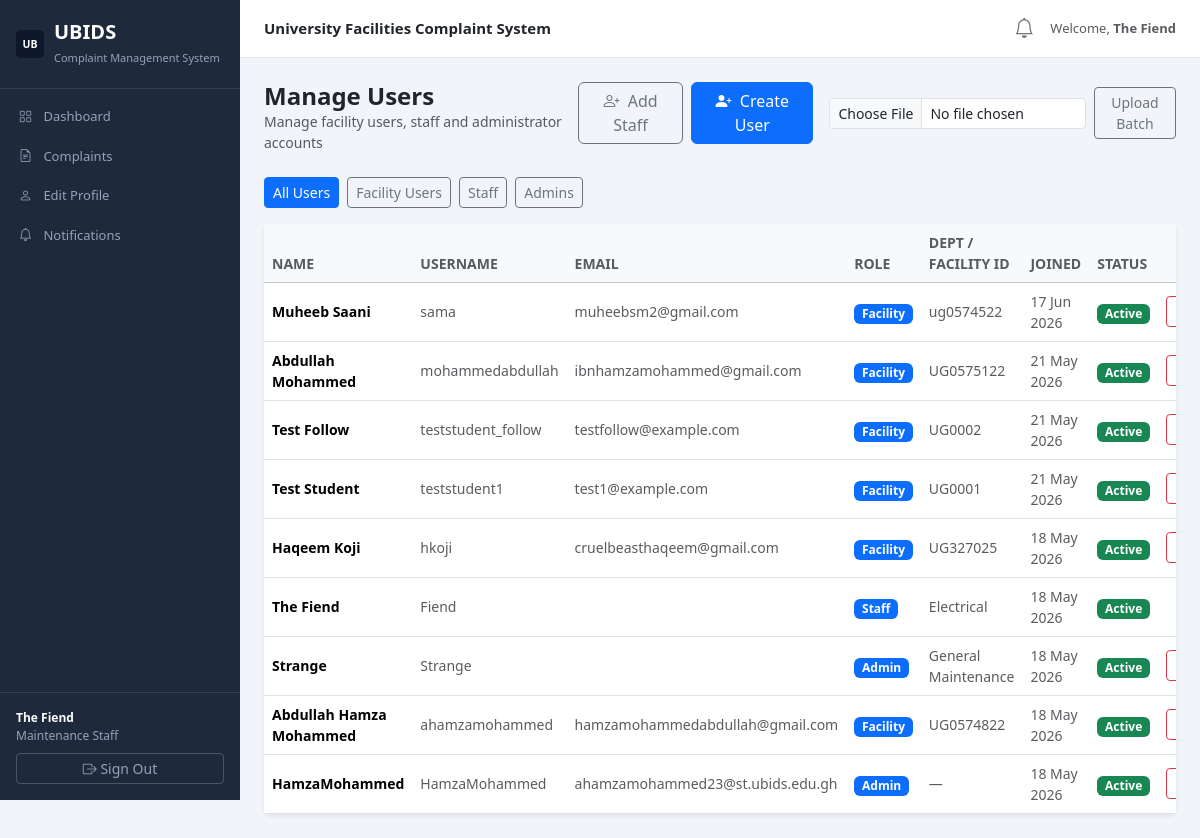
/accounts/users/ (signed in), run on an earlier commit of the app's database.
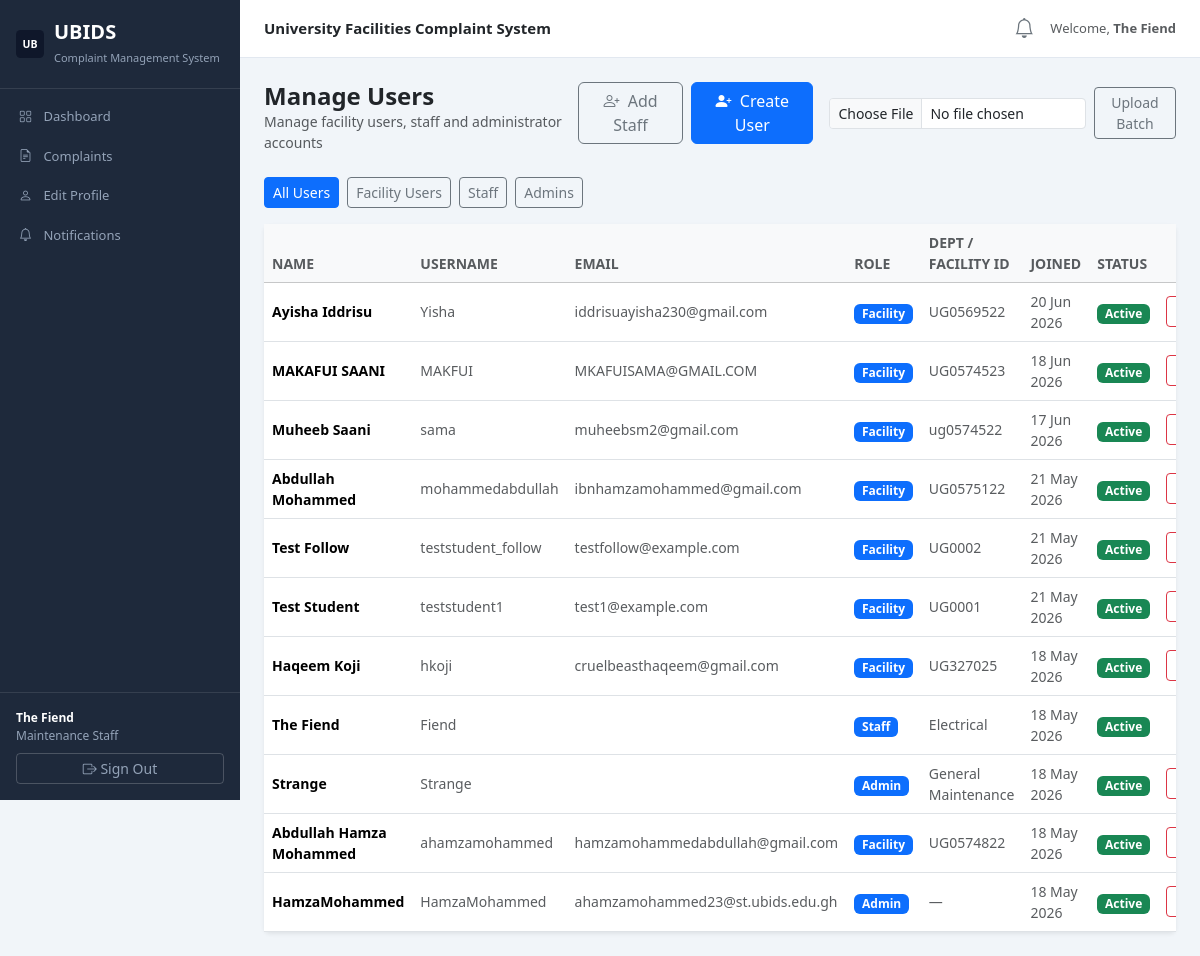
And on a later commit of the database.
### accounts/models.py (models this page shows, shortened)
class User(AbstractUser):
    ROLE_CHOICES = [
        ('facility', 'Facility User'),
        ('staff',   'Maintenance Staff'),
        ('admin',   'Administrator'),
    ]
    DEPARTMENT_CHOICES = [
        ('Electrical',        'Electrical'),
        ('Plumbing',          'Plumbing'),
        ('ICT Infrastructure','ICT Infrastructure'),
        ('General Maintenance','General Maintenance'),
        ('Sanitation',        'Sanitation'),
        ('Security',          'Security'),
    ]
    role       = models.CharField(max_length=20, choices=ROLE_CHOICES, default='facility')
    facility_id = models.CharField(max_length=50, blank=True)
    department = models.CharField(max_length=50, choices=DEPARTMENT_CHOICES, blank=True)
    phone      = models.CharField(max_length=20, blank=True)
    is_active  = models.BooleanField(default=True)
    @property
    def is_facility_user(self):
        return self.role == 'facility'
    @property
    def is_staff_member(self): return self.role == 'staff'
    @property
    def is_admin(self): return self.role == 'admin'

### accounts/views.py (the view, shortened to what this page needs)
# urls.py: path('users/',          views.admin_users_view, name='admin_users'),
@login_required
def admin_users_view(request):
    if not (request.user.is_admin or request.user.is_staff_member):
        messages.error(request, 'Access denied.')
        return redirect('dashboard')
    role_filter = request.GET.get('role', '')
    users = User.objects.all().order_by('-date_joined')
    if role_filter:
        users = users.filter(role=role_filter)
    create_form = None
    if request.user.is_staff_member or request.user.is_admin:
        from .forms import FacilityUserRegistrationForm
        if request.method == 'POST' and request.POST.get('create_student'):
            create_form = FacilityUserRegistrationForm(request.POST)
            if create_form.is_valid():
                new_user = create_form.save()
                try:
                    from complaints.notifications import send_email_notification
                    default_pw = getattr(settings, 'DEFAULT_FACILITY_PASSWORD', 'ChangeMe123!')
                    subject = 'Your new account has been created'
                    msg = f"Your account ({new_user.username}) has been created. Your temporary password is: {default_pw}\nPlease change it after signing in."
                    send_email_notification(getattr(new_user, 'email', None), subject, msg)
                except Exception:
                    pass
                messages.success(request, f'Student account {new_user.get_full_name() or new_user.username} created.')
                return redirect('admin_users')
        else:
            create_form = FacilityUserRegistrationForm()
    return render(request, 'accounts/admin_users.html', {'users': users, 'role_filter': role_filter, 'create_form': create_form})

### accounts/forms.py (shortened to what this page needs)
class FacilityUserRegistrationForm(forms.ModelForm):
    first_name = forms.CharField(max_length=50, required=True, widget=forms.TextInput(attrs={'placeholder': 'First name'}))
    last_name = forms.CharField(max_length=50, required=True, widget=forms.TextInput(attrs={'placeholder': 'Last name'}))
    email = forms.EmailField(required=True, widget=forms.EmailInput(attrs={'placeholder': 'you@university.edu.gh'}))
    facility_id = forms.CharField(max_length=50, required=False, widget=forms.TextInput(attrs={'placeholder': 'e.g. UG0574822'}))
    phone = forms.CharField(max_length=20, required=False, widget=forms.TextInput(attrs={'placeholder': '+233 XX XXX XXXX'}))
    class Meta:
        model = User
        fields = ['first_name', 'last_name', 'username', 'email', 'facility_id', 'phone']

### templates/accounts/admin_users.html (shortened to what this page needs)
{% extends 'layouts/base.html' %}
{% block content %}
<div class="d-flex justify-content-between align-items-start mb-4">
  <div>
    <h4 class="fw-bold mb-0">Manage Users</h4>
    <p class="text-muted small mb-0">Manage facility users, staff and administrator accounts</p>
  </div>
  <div class="d-flex gap-2">
    <a href="{% url 'create_user' %}" class="btn btn-outline-secondary d-none d-md-inline">
      <i class="bi bi-person-plus me-1"></i> Add Staff
    </a>
    <a href="{% url 'register' %}" class="btn btn-primary d-none d-md-inline">
      <i class="bi bi-person-plus-fill me-1"></i> Create User
    </a>
    <form method="post" enctype="multipart/form-data" class="d-flex align-items-center gap-2 ms-2">
      <input type="file" name="batch_file" accept=".xlsx,.xls" class="form-control form-control-sm" />
      <button class="btn btn-outline-secondary btn-sm">Upload Batch</button>
    </form>
  </div>
</div>
<div class="d-flex gap-2 mb-3">
  <a href="{% url 'admin_users' %}" class="btn btn-sm {% if not role_filter %}btn-primary{% else %}btn-outline-secondary{% endif %}">All Users</a>
  <a href="{% url 'admin_users' %}?role=facility" class="btn btn-sm {% if role_filter == 'facility' %}btn-primary{% else %}btn-outline-secondary{% endif %}">Facility Users</a>
  <a href="{% url 'admin_users' %}?role=staff"   class="btn btn-sm {% if role_filter == 'staff'   %}btn-primary{% else %}btn-outline-secondary{% endif %}">Staff</a>
  <a href="{% url 'admin_users' %}?role=admin"   class="btn btn-sm {% if role_filter == 'admin'   %}btn-primary{% else %}btn-outline-secondary{% endif %}">Admins</a>
</div>
<div class="card border-0 shadow-sm">
  <div class="table-responsive">
    <table class="table table-hover align-middle mb-0">
      <thead class="table-light">
        <tr>
          <th class="small text-uppercase text-muted fw-semibold">Name</th>
          <th class="small text-uppercase text-muted fw-semibold">Username</th>
          <th class="small text-uppercase text-muted fw-semibold">Email</th>
          <th class="small text-uppercase text-muted fw-semibold">Role</th>
          <th class="small text-uppercase text-muted fw-semibold">Dept / Facility ID</th>
          <th class="small text-uppercase text-muted fw-semibold">Joined</th>
          <th class="small text-uppercase text-muted fw-semibold">Status</th>
          <th></th>
        </tr>
      </thead>
      <tbody>
        {% for u in users %}
        <tr>
          <td class="fw-semibold small">{{ u.get_full_name|default:u.username }}</td>
          <td class="small text-muted">{{ u.username }}</td>
          <td class="small text-muted">{{ u.email }}</td>
          <td><span class="badge bg-primary" style="text-transform:capitalize;">{{ u.role }}</span></td>
          <td class="small text-muted">{{ u.department|default:u.facility_id|default:"—" }}</td>
          <td class="small text-muted">{{ u.date_joined|date:"d M Y" }}</td>
          <td>
            {% if u.is_active %}
            <span class="badge bg-success">Active</span>
            {% else %}
            <span class="badge bg-secondary">Inactive</span>
            {% endif %}
          </td>
          <td>
            {% if u != request.user %}
            <a href="{% url 'toggle_user' u.id %}" class="btn btn-sm {% if u.is_active %}btn-outline-danger{% else %}btn-outline-success{% endif %}"
               onclick="return confirm('{% if u.is_active %}Deactivate{% else %}Activate{% endif %} {{ u.get_full_name }}?')">
            </a>
            {% endif %}
          </td>
        </tr>
        {% empty %}
        <tr><td colspan="8" class="text-center text-muted py-4">No users found.</td></tr>
        {% endfor %}
      </tbody>
    </table>
  </div>
</div>
{% endblock %}

### templates/layouts/base.html (shortened to what this page needs)
<!DOCTYPE html>
<html lang="en">
<head>
  <link href="https://cdn.jsdelivr.net/npm/bootstrap@5.3.2/dist/css/bootstrap.min.css" rel="stylesheet" />
  <link href="https://cdn.jsdelivr.net/npm/bootstrap-icons@1.11.3/font/bootstrap-icons.css" rel="stylesheet" />
  {% load static %}
</head>
<body>
{% if user.is_authenticated %}
<div class="sidebar">
  <div class="sidebar-brand d-flex align-items-center">
  <img src="{% static 'img/ubids-logo-2.png' %}" alt="UBIDS" style="height:28px; width:auto; margin-right:10px;" onerror="this.onerror=null; this.src='{% static 'img/ubids-logo.svg' %}'"/>
    <div>
      <h5 style="margin:0;">UBIDS</h5>
      <small>Complaint Management System</small>
    </div>
  </div>
  <nav class="nav flex-column mt-2">
    <a href="{% url 'dashboard' %}" class="nav-link {% if request.resolver_match.url_name == 'dashboard' %}active{% endif %}">
      <i class="bi bi-grid"></i> Dashboard
    </a>
    <a href="{% url 'complaints_list' %}" class="nav-link {% if 'complaint' in request.resolver_match.url_name %}active{% endif %}">
      <i class="bi bi-file-earmark-text"></i> Complaints
    </a>
    <a href="{% url 'change_password' %}" class="nav-link {% if request.resolver_match.url_name == 'change_password' %}active{% endif %}">
      <i class="bi bi-person"></i> Edit Profile
    </a>
    <a href="{% url 'notifications' %}" class="nav-link">
      <i class="bi bi-bell"></i> Notifications
    </a>
  </nav>
  <div class="sidebar-footer">
    <div style="color:#94a3b8; font-size:12px; margin-bottom:8px;">
      <strong style="color:#fff;">{{ user.get_full_name|default:user.username }}</strong><br>
      <span style="text-transform:capitalize;">{{ user.get_role_display }}</span>
    </div>
    <a href="{% url 'logout' %}" class="btn btn-sm btn-outline-secondary w-100" style="color:#94a3b8; border-color:rgba(255,255,255,.2);">
      <i class="bi bi-box-arrow-right"></i> Sign Out
    </a>
  </div>
</div>
<div class="main-content">
  <div class="topbar">
    <span class="fw-semibold" style="font-size:15px;">University Facilities Complaint System</span>
    <div class="d-flex align-items-center gap-3">
      <a href="{% url 'notifications' %}" class="position-relative text-secondary text-decoration-none">
        <i class="bi bi-bell fs-5"></i>
      </a>
      <span class="text-muted" style="font-size:13px;">Welcome, <strong>{{ user.first_name|default:user.username }}</strong></span>
    </div>
  </div>
  <div class="page-body">
    {% block content %}{% endblock %}
  </div>
</div>
{% else %}
{% block auth_content %}{% endblock %}
{% endif %}
</body>
</html>

### templates/layouts/base.html (style rules this page uses)
body { background: #f1f5f9; font-family: 'Segoe UI', sans-serif; }
.sidebar { min-height: 100vh; background: #1e293b; width: 240px; position: fixed; top: 0; left: 0; z-index: 100; display: flex; flex-direction: column; }
.sidebar-brand { padding: 20px 16px; border-bottom: 1px solid rgba(255,255,255,.1); }
.sidebar-brand h5 { color: #fff; font-weight: 700; margin: 0; }
.sidebar-brand small { color: #94a3b8; font-size: 11px; }
.sidebar .nav-link { color: #94a3b8; padding: 10px 16px; font-size: 13px; border-left: 3px solid transparent; border-radius: 0; }
.sidebar .nav-link i { width: 18px; margin-right: 8px; }
.sidebar-footer { padding: 16px; border-top: 1px solid rgba(255,255,255,.1); margin-top: auto; }
.main-content { margin-left: 240px; min-height: 100vh; }
.topbar { background: #fff; border-bottom: 1px solid #e2e8f0; padding: 0 24px; height: 58px; display: flex; align-items: center; justify-content: space-between; position: sticky; top: 0; z-index: 99; }
.page-body { padding: 24px; }

What changed in the data, as far as the page shows it:
added User: get_full_name "Ayisha Iddrisu", username "Yisha", email "iddrisuayisha230@gmail.com", role "Facility", department "UG0569522", date_joined "20 Jun 2026", is_active "Active"
added User: get_full_name "MAKAFUI SAANI", username "MAKFUI", email "MKAFUISAMA@GMAIL.COM", role "Facility", department "UG0574523", date_joined "18 Jun 2026", is_active "Active"
